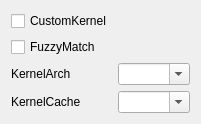
          <widget class="QWidget" name="tabKernel7">
           <attribute name="title">
            <string>Scheme</string>
           </attribute>
           <layout class="QHBoxLayout" name="horizontalLayout_12">
            <item>
             <layout class="QGridLayout" name="gridLayout_60">
              <item row="5" column="0">
               <widget class="QLabel" name="label_43">
                <property name="toolTip">
                 <string notr="true">On macOS 10.7 and earlier XNU kernel can boot with architectures different from the usual x86_64. 

This setting will use the specified architecture to boot macOS when it is supported by the macOS and the configuration:

• Auto — Choose the preferred architecture automatically.

• i386 — Use i386 (32-bit) kernel when available.

• i386-user32 — Use i386 (32-bit) kernel when available and force the use of 32-bit userspace on 64-bit capable processors. 
On macOS 64-bit capable processors are assumed to support SSSE3. 
This is not the case for older 64-bit capable Pentium processors, which cause some applications to crash on macOS 10.6. 
The behaviour corresponds to -legacy kernel boot argument.

• x86_64 — Use x86_64 (64-bit) kernel when available.

----

在macOS 10.7及更早的版本中，XNU内核可以使用与通常的x86_64不同的架构来启动。

当macOS和配置支持该架构时，该设置将使用指定的架构来启动macOS：

- Auto - 自动选择首选架构。

- i386 - 在可用的情况下使用i386（32位）内核。

- i386-user32 - 在可用的情况下使用i386（32位）内核，并在64位处理器上强制使用32位用户空间。

在 macOS 上，64 位处理器被认为支持 SSSE3。

但对于较老的64位奔腾处理器来说，情况并非如此，这将导致一些应用程序在macOS 10.6上崩溃。

这个行为对应于 -legacy kernel boot 参数。

- x86_64 - 在可用的情况下使用x86_64 (64位)内核。</string>
                </property>
                <property name="statusTip">
                 <string> Prefer specified kernel architecture (Auto, i386, i386-user32, x86_64) when available.</string>
                </property>
                <property name="text">
                 <string>KernelArch</string>
                </property>
               </widget>
              </item>
              <item row="5" column="1">
               <widget class="QComboBox" name="cboxKernelArch">
                <property name="editable">
                 <bool>true</bool>
                </property>
               </widget>
              </item>
              <item row="1" column="0">
               <widget class="QCheckBox" name="chkFuzzyMatch">
                <property name="toolTip">
                 <string notr="true">On macOS 10.6 and earlier kernelcache filename has a checksum, which essentially is adler32 from SMBIOS product name and EfiBoot device path. 

On certain firmwares EfiBoot device path differs between UEFI and macOS due to ACPI or hardware specifics, rendering kernelcache checksum as always different.

This setting allows matching the latest kernelcache with a suitable architecture when the kernelcache without suffix is unavailable, improving macOS 10.6 boot performance on several platforms.

----

在macOS 10.6和更早的版本中，kernelcache文件名有一个校验和，本质上是SMBIOS产品名称和EfiBoot设备路径的adler32。

在某些固件上，由于ACPI或硬件的特殊性，EfiBoot设备路径在UEFI和macOS之间有所不同，使得内核缓存的校验和总是不同的。

这个设置允许在没有后缀的内核缓存不可用时，用合适的架构匹配最新的内核缓存，提高macOS 10.6在多个平台上的启动性能。</string>
                </property>
                <property name="statusTip">
                 <string>Use kernelcache with different checksums when available.</string>
                </property>
                <property name="text">
                 <string>FuzzyMatch</string>
                </property>
               </widget>
              </item>
              <item row="6" column="0">
               <widget class="QLabel" name="label_42">
                <property name="toolTip">
                 <string notr="true">Different variants of macOS support different kernel caching variants designed to improve boot performance. 

This setting allows to prevent using faster kernel caching variants if slower variants are available for debugging and stability reasons. I.e. by specifying Mkext one will disable Prelinked for e.g. 10.6 but not 10.7.

----

不同版本的macOS支持不同的内核缓存变体，旨在提高启动性能。

如果出于调试和稳定性的原因，这个设置可以防止使用较快的内核缓存变体。例如，通过指定Mkext，将禁用Prelinked，例如10.6，而不是10.7。</string>
                </property>
                <property name="statusTip">
                 <string> Prefer specified kernel cache type (Auto, Cacheless, Mkext, Prelinked) when available.</string>
                </property>
                <property name="text">
                 <string>KernelCache</string>
                </property>
               </widget>
              </item>
              <item row="6" column="1">
               <widget class="QComboBox" name="cboxKernelCache">
                <property name="editable">
                 <bool>true</bool>
                </property>
               </widget>
              </item>
              <item row="0" column="0">
               <widget class="QCheckBox" name="chkCustomKernel">
                <property name="toolTip">
                 <string>Type: plist boolean

Description: Use customised kernel cache from the Kernels directory located at the root of the ESP partition.

Unsupported platforms including Atom and AMD require modified versions of XNU kernel in order to boot. This option provides the possibility to using a customised kernel cache which contains such modifications from ESP partition.

----

类型：plist布尔值

描述：使用位于ESP分区根部的Kernels目录下的定制内核缓存。

不支持的平台包括Atom和AMD需要修改过的XNU内核才能启动。这个选项提供了使用定制的内核缓存的可能性，其中包含了ESP分区的修改内容。</string>
                </property>
                <property name="text">
                 <string>CustomKernel</string>
                </property>
               </widget>
              </item>
             </layout>
            </item>
           </layout>
          </widget>
